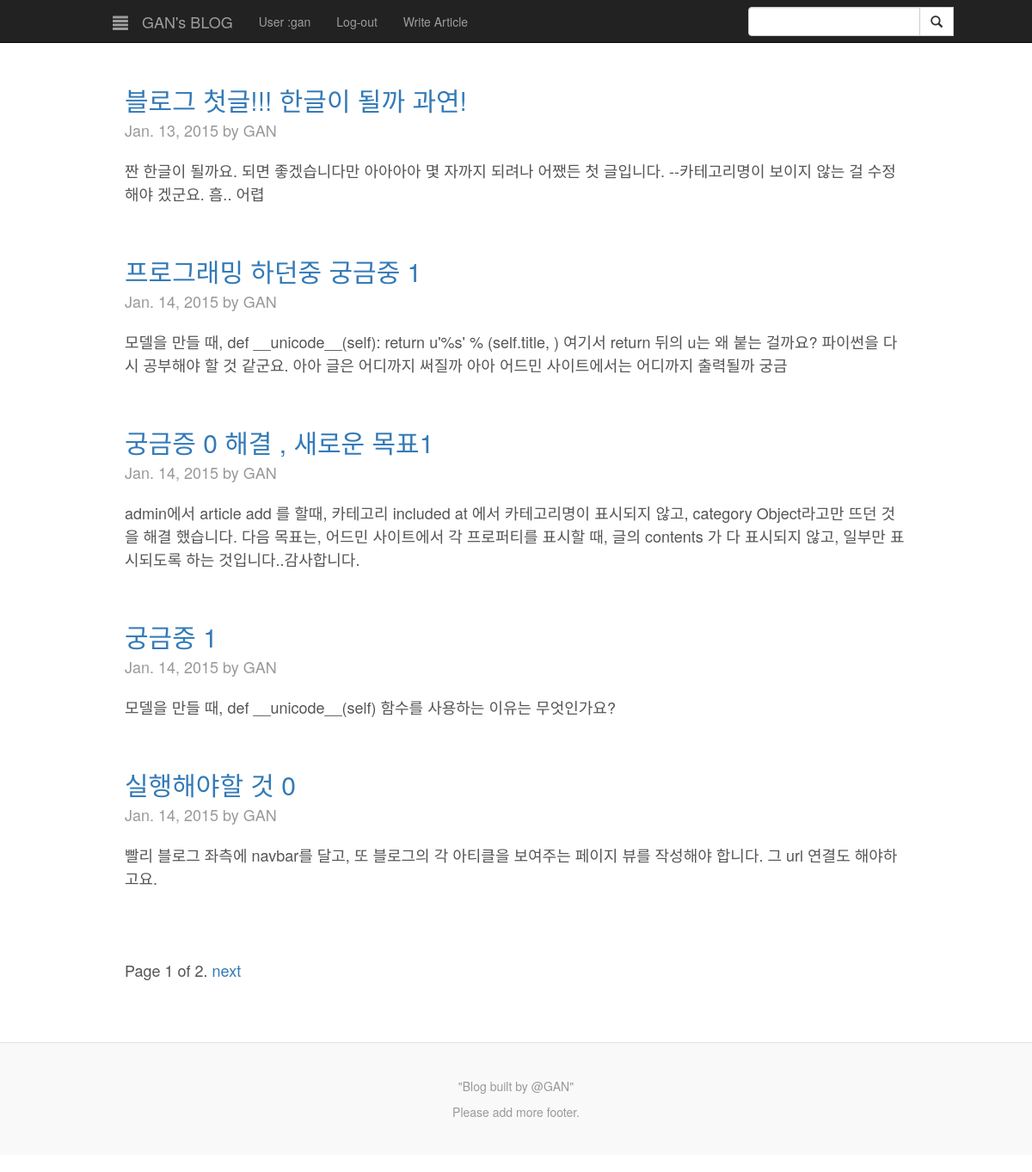
Page /blog/ (signed in) on the committed database.
### blog/models.py (models this page shows)
class Article(models.Model):
	included_at = models.ForeignKey(Category,null=True)
	subject = models.CharField(max_length=50)
	writer = models.CharField(max_length=30, default='GAN')
	written_at = models.DateTimeField(auto_now_add=True, auto_now=False)
	modified_at = models.DateTimeField(auto_now=True)
	contents = models.TextField(max_length=2000)

### blog/views.py (the view)
class MainView(ListView):
	model = Article
	template_name = 'blog/blog_main.html'
	context_object_name = 'article_list'
	paginate_by = 5
	def get_context_data(self, **kwargs):
		context = super(MainView, self).get_context_data(**kwargs)
		context['latest_article_list'] = Article.objects.order_by('-modified_at')[:10]
		context['article_list'] = Article.objects.order_by('-written_at')
		context['category_list'] = Category.objects.order_by('order')
		context['user'] = self.request.user
		return context

### blog/templates/blog/blog_main.html (shortened to what this page needs)
{% extends "blog/blog_base.html" %}
{% block body %}
<div class="blog-template">
	<div class="row">
		<div class="col-sm-12 blog-main" id="posts">
			{% if article_list %}
				{% for article in page_obj.object_list %}
					<div class="blog-post">
						<h2 class="blog-post-title">
							<a href="/blog/article/{{article.pk}}"> {{ article.subject }} </a>
						</h2>
						<p class="blog-post-meta"> {{ article.written_at.date }} by {{ article.writer }} </p>
						<p> {{ article.contents }} </p>
					</div>
				{% endfor %}
				{% if is_paginated %}
					<div class="pagination">
						<span class="page-links">
							<span class="page-current">
								Page {{ page_obj.number }} of {{ page_obj.paginator.num_pages }}.
							</span>
							{% if page_obj.has_next %}
								<a href="/blog/?page={{ page_obj.next_page_number }}"> next </a>
							{% endif %}
						</span>
					</div>
				{% endif %}
			{% endif %}
		</div>
	</div>
</div>
{% endblock %}

### blog/templates/blog/blog_base.html (shortened to what this page needs)
<!DOCTYPE html>
<html>
	<head>
		{% load staticfiles %}
    		<link rel="stylesheet" type="text/css" href="{% static 'blog/dist/css/bootstrap.css' %}" media="screen"/>
		<link href="{% static 'blog/blog-main.css' %}" rel="stylesheet">
		<link href="{% static 'blog/simple-sidebar.css' %}" rel="stylesheet">
	</head>
	<body>
		<div class="navbar navbar-inverse navbar-fixed-top" id="top_navbar">
			<div class="container">
				<div class="navbar-header">
					<a type="button" href="#menu-toggle" class="navbar-brand btn btn-deafult btn-lg" id="menu-toggle">
						<span class="glyphicon glyphicon-align-justify"></span>
					</a>
					<a class="navbar-brand" href="/blog">GAN's BLOG</a>
				</div>
				<div class="collapse navbar-collapse">
      					<ul class="nav navbar-nav">
						{% if user %}
							{% if user.is_staff %}
								<li><a href="#">User :{{ user.username }}</a></li>
								<li><a href="/blog/logout" id="logout">Log-out</a></li>
								<li><a href="/blog/write">Write Article </a></li>
							{% elif not user.is_anonymous %}
								<li><a href="#">User :{{ user.username }}</a></li>
								<li><a href="/blog/logout" id="logout">Log-out</a></li>
								<li><a href="#"></a></li>
	          					{% else %}
	          						<li><a href="#"></a></li>
							{% endif %}
						{% else %}
          						<li><a href="#"></a></li>
      						{% endif %}
      					</ul>
        				<div class="input-group" id="search-group">
        					<form action="/blog/search" method="get" id="topnav_search" class="search form-input" role="search">
        						<span class="input-group-btn">
		        					<input type="text" class="form-control" name="search_content">
	        						<button type="submit" class="btn btn-default" type="button">
	        							<span class="glyphicon glyphicon-search"></span>
	        						</button>
	        					</span>
        					</form>
        				</div>
      				</div>
      			</div>
    		</div>
		<div id="wrapper" class="toggled">
			<div id="page-content-wrapper">
		    		<div class="container">
		    			{% block body %}
		    			{% endblock %}
		      		</div>
			</div>
		</div>
	<footer class="blog-footer">
		<p>"Blog built by @GAN"</p>
		<p> Please add more footer. </p>
	</footer>
	</body>
</html>

### blog/static/blog/blog-main.css (style rules this page uses)
body { padding-top: 50px; padding-bottom: 20px; color: #555; }
h1, .h1, h2, .h2, h3, .h3, h4, .h4, h5, .h5, h6, .h6 { margin-top: 0; font-family: "Helvetica Neue", Helvetica, Arial, sans-serif; font-weight: normal; color: #333; }
#top_navbar { height: 50px; }
.blog-template { padding: 30px 15px; text-align: left; }
#search-group { float: right; padding-top: 8px; width: 200px; }
.blog-main { font-size: 18px; line-height: 1.5; }
.blog-post { margin-bottom: 60px; }
.blog-post-title { margin-bottom: 5px; font-size: 30px; }
.blog-post-meta { margin-bottom: 20px; color: #999; }
@media (min-width: 1200px) { .container { width: 970px; } }
.blog-footer { padding: 40px 0; color: #999; text-align: center; background-color: #f9f9f9; border-top: 1px solid #e5e5e5; }
.blog-footer p:last-child { margin-bottom: 0; }

### blog/static/blog/simple-sidebar.css (style rules this page uses)
#wrapper { padding-left: 0; -webkit-transition: all 0.5s ease; -moz-transition: all 0.5s ease; -o-transition: all 0.5s ease; transition: all 0.5s ease; }
#wrapper.toggled { padding-left: 250px; }
#page-content-wrapper { width: 100%; position: absolute; padding: 15px; }
#wrapper.toggled #page-content-wrapper { position: absolute; margin-right: -250px; }
@media (min-width:768px) { #wrapper { padding-left: 250px; } }
@media (min-width:768px) { #wrapper.toggled { padding-left: 0; } }
@media (min-width:768px) { #page-content-wrapper { padding: 20px; position: relative; } }
@media (min-width:768px) { #wrapper.toggled #page-content-wrapper { position: relative; margin-right: 0; } }

### rows in the picture
Article: subject "블로그 첫글!!! 한글이 될까 과연!", written_at "Jan. 13, 2015", writer "GAN", contents "짠 한글이 될까요. 되면 좋겠습니다만 아아아아 몇 자까지 되려나 어쨌든 첫 글입니다. --카테고리명이 보이지 않는 걸 수정해야 겠군요. 흠.. 어렵"
Article: subject "프로그래밍 하던중 궁금중 1", written_at "Jan. 14, 2015", writer "GAN", contents "모델을 만들 때, def __unicode__(self): return u'%s' % (self.title, ) 여기서 return 뒤의 u는 왜 붙는 걸까요? 파이썬을 다시 공부해야 할 것 같군요. 아아 글은 어디까지 써질까 아아 어드민 사이트에서는 어디까지 출력될까 궁금"
Article: subject "궁금증 0 해결 , 새로운 목표1", written_at "Jan. 14, 2015", writer "GAN", contents "admin에서 article add 를 할때, 카테고리 included at 에서 카테고리명이 표시되지 않고, category Object라고만 뜨던 것을 해결 했습니다. 다음 목표는, 어드민 사이트에서 각 프로퍼티를 표시할 때, 글의 contents 가 다 표시되지 않고, 일부만 표시되도록 하는 것입니다..감사합니다."
Article: subject "궁금중 1", written_at "Jan. 14, 2015", writer "GAN", contents "모델을 만들 때, def __unicode__(self) 함수를 사용하는 이유는 무엇인가요?"
Article: subject "실행해야할 것 0", written_at "Jan. 14, 2015", writer "GAN", contents "빨리 블로그 좌측에 navbar를 달고, 또 블로그의 각 아티클을 보여주는 페이지 뷰를 작성해야 합니다. 그 url 연결도 해야하고요."

### other values in the picture
{{ user.username }} "gan"
{{ page_obj.number }} "1"
{{ page_obj.paginator.num_pages }} "2"
